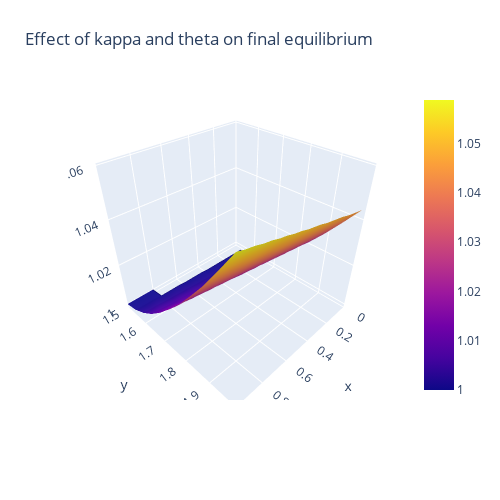

Notebook cell for this chart:
### Code cell
z_data_r3windowdf = r3windowdf_vals.values.T
fig = go.Figure(data=[go.Surface(z=z_data_r3windowdf, x=r3windowdf_vals.index, y=r3windowdf_vals.columns)])
fig.update_layout(title='Effect of kappa and theta on final equilibrium', autosize=False,
                  width=500, height=500,
                  margin=dict(l=65, r=50, b=100, t=90),
                 scene = dict(
                     xaxis = dict(nticks=7, range=[0,1],),
                     yaxis = dict(nticks=7, range=[1.5,2],),
                     ),
                 )
fig.show()

### Figure 1 — Plotly figure (JSON) as saved in the notebook; plotly's stock layout.template omitted (floating-point values rounded to 4 significant figures; data arrays with more than 128 entries replaced by an {"elided": "..."} marker saying what was removed)
{"data": [{"type": "surface", "x": [0.05, 0.1, 0.15, 0.2, 0.25, 0.3, 0.35, 0.4, 0.45, 0.5, 0.55, 0.6, 0.65, 0.7, 0.75, 0.8, 0.85, 0.9, 0.95, 1], "y": [1.5, 1.55, 1.6, 1.65, 1.7, 1.75, 1.8, 1.85, 1.9, 1.95, 2], "z": {"elided": "11x20 float values"}}], "layout": {"autosize": false, "height": 500, "margin": {"b": 100, "l": 65, "r": 50, "t": 90}, "scene": {"aspectmode": "auto", "aspectratio": {"x": 1, "y": 1, "z": 1}, "xaxis": {"nticks": 7, "range": [0, 1], "type": "linear"}, "yaxis": {"nticks": 7, "range": [1.5, 2], "type": "linear"}}, "title": {"text": "Effect of kappa and theta on final equilibrium"}, "width": 500}}
